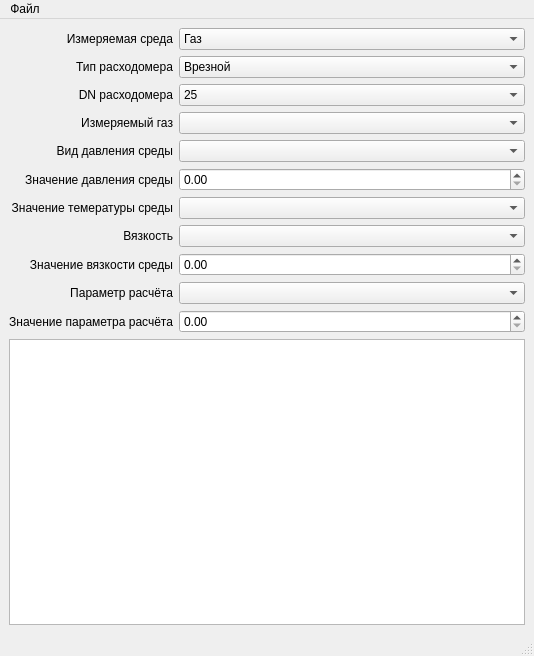
<?xml version="1.0" encoding="UTF-8"?>
<ui version="4.0">
 <class>MainWindow</class>
 <widget class="QMainWindow" name="MainWindow">
  <property name="geometry">
   <rect>
    <x>0</x>
    <y>0</y>
    <width>534</width>
    <height>656</height>
   </rect>
  </property>
  <property name="windowTitle">
   <string>MainWindow</string>
  </property>
  <widget class="QWidget" name="centralwidget">
   <layout class="QGridLayout" name="gridLayout" columnstretch="0,1">
    <item row="0" column="0">
     <widget class="QLabel" name="lblMeasMed">
      <property name="text">
       <string>Измеряемая среда</string>
      </property>
      <property name="alignment">
       <set>Qt::AlignRight|Qt::AlignTrailing|Qt::AlignVCenter</set>
      </property>
     </widget>
    </item>
    <item row="0" column="1">
     <widget class="QComboBox" name="cbxMeasuredMedium">
      <item>
       <property name="text">
        <string>Газ</string>
       </property>
      </item>
      <item>
       <property name="text">
        <string>Вода</string>
       </property>
      </item>
      <item>
       <property name="text">
        <string>Пар</string>
       </property>
      </item>
      <item>
       <property name="text">
        <string>Вязкая жикость</string>
       </property>
      </item>
     </widget>
    </item>
    <item row="1" column="0">
     <widget class="QLabel" name="lblTypeFlowmeter">
      <property name="text">
       <string>Тип расходомера</string>
      </property>
      <property name="alignment">
       <set>Qt::AlignRight|Qt::AlignTrailing|Qt::AlignVCenter</set>
      </property>
     </widget>
    </item>
    <item row="1" column="1">
     <widget class="QComboBox" name="cbxTypeFlowmeter">
      <item>
       <property name="text">
        <string>Врезной</string>
       </property>
      </item>
      <item>
       <property name="text">
        <string>Зондовый</string>
       </property>
      </item>
     </widget>
    </item>
    <item row="2" column="0">
     <widget class="QLabel" name="lblDn">
      <property name="text">
       <string>DN расходомера</string>
      </property>
      <property name="alignment">
       <set>Qt::AlignRight|Qt::AlignTrailing|Qt::AlignVCenter</set>
      </property>
     </widget>
    </item>
    <item row="2" column="1">
     <widget class="QComboBox" name="cbxDn">
      <item>
       <property name="text">
        <string>25</string>
       </property>
      </item>
      <item>
       <property name="text">
        <string>32</string>
       </property>
      </item>
      <item>
       <property name="text">
        <string>40</string>
       </property>
      </item>
      <item>
       <property name="text">
        <string>50</string>
       </property>
      </item>
      <item>
       <property name="text">
        <string>65</string>
       </property>
      </item>
      <item>
       <property name="text">
        <string>80</string>
       </property>
      </item>
      <item>
       <property name="text">
        <string>100</string>
       </property>
      </item>
      <item>
       <property name="text">
        <string>150</string>
       </property>
      </item>
      <item>
       <property name="text">
        <string>200</string>
       </property>
      </item>
      <item>
       <property name="text">
        <string>250</string>
       </property>
      </item>
      <item>
       <property name="text">
        <string>300</string>
       </property>
      </item>
     </widget>
    </item>
    <item row="3" column="0">
     <widget class="QLabel" name="lblMeasGas">
      <property name="text">
       <string>Измеряемый газ</string>
      </property>
      <property name="alignment">
       <set>Qt::AlignRight|Qt::AlignTrailing|Qt::AlignVCenter</set>
      </property>
      <property name="canHidden" stdset="0">
       <bool>true</bool>
      </property>
     </widget>
    </item>
    <item row="3" column="1">
     <widget class="QComboBox" name="cbxMeasGas">
      <property name="canHidden" stdset="0">
       <bool>true</bool>
      </property>
     </widget>
    </item>
    <item row="4" column="0">
     <widget class="QLabel" name="lblTypeOfPressure">
      <property name="text">
       <string>Вид давления среды</string>
      </property>
      <property name="alignment">
       <set>Qt::AlignRight|Qt::AlignTrailing|Qt::AlignVCenter</set>
      </property>
      <property name="canHidden" stdset="0">
       <bool>true</bool>
      </property>
     </widget>
    </item>
    <item row="4" column="1">
     <widget class="QComboBox" name="cbxTypeOfPressure">
      <property name="canHidden" stdset="0">
       <bool>true</bool>
      </property>
     </widget>
    </item>
    <item row="5" column="0">
     <widget class="QLabel" name="lblPressure">
      <property name="text">
       <string>Значение давления среды</string>
      </property>
      <property name="alignment">
       <set>Qt::AlignRight|Qt::AlignTrailing|Qt::AlignVCenter</set>
      </property>
      <property name="canHidden" stdset="0">
       <bool>true</bool>
      </property>
     </widget>
    </item>
    <item row="5" column="1">
     <widget class="QDoubleSpinBox" name="dsbxPressure">
      <property name="maximum">
       <double>100.000000000000000</double>
      </property>
      <property name="canHidden" stdset="0">
       <bool>true</bool>
      </property>
     </widget>
    </item>
    <item row="6" column="0">
     <widget class="QLabel" name="lblTemperature">
      <property name="text">
       <string>Значение темературы среды</string>
      </property>
      <property name="alignment">
       <set>Qt::AlignRight|Qt::AlignTrailing|Qt::AlignVCenter</set>
      </property>
      <property name="canHidden" stdset="0">
       <bool>true</bool>
      </property>
     </widget>
    </item>
    <item row="6" column="1">
     <widget class="QComboBox" name="cbxTemperature">
      <property name="canHidden" stdset="0">
       <bool>true</bool>
      </property>
     </widget>
    </item>
    <item row="7" column="0">
     <widget class="QLabel" name="lblViscocityType">
      <property name="text">
       <string>Вязкость</string>
      </property>
      <property name="alignment">
       <set>Qt::AlignRight|Qt::AlignTrailing|Qt::AlignVCenter</set>
      </property>
      <property name="canHidden" stdset="0">
       <bool>true</bool>
      </property>
     </widget>
    </item>
    <item row="7" column="1">
     <widget class="QComboBox" name="cbxViscocityType">
      <property name="canHidden" stdset="0">
       <bool>true</bool>
      </property>
     </widget>
    </item>
    <item row="8" column="0">
     <widget class="QLabel" name="lblViscocity">
      <property name="text">
       <string>Значение вязкости среды</string>
      </property>
      <property name="alignment">
       <set>Qt::AlignRight|Qt::AlignTrailing|Qt::AlignVCenter</set>
      </property>
      <property name="canHidden" stdset="0">
       <bool>true</bool>
      </property>
     </widget>
    </item>
    <item row="8" column="1">
     <widget class="QDoubleSpinBox" name="dsbxViscocity">
      <property name="maximum">
       <double>100.000000000000000</double>
      </property>
      <property name="canHidden" stdset="0">
       <bool>true</bool>
      </property>
     </widget>
    </item>
    <item row="9" column="0">
     <widget class="QLabel" name="lblParamCalc">
      <property name="text">
       <string>Параметр расчёта</string>
      </property>
      <property name="alignment">
       <set>Qt::AlignRight|Qt::AlignTrailing|Qt::AlignVCenter</set>
      </property>
      <property name="canHidden" stdset="0">
       <bool>true</bool>
      </property>
     </widget>
    </item>
    <item row="9" column="1">
     <widget class="QComboBox" name="cbxParamCalc">
      <property name="canHidden" stdset="0">
       <bool>true</bool>
      </property>
     </widget>
    </item>
    <item row="10" column="0">
     <widget class="QLabel" name="lblValueOfParamCalc">
      <property name="text">
       <string>Значение параметра расчёта</string>
      </property>
      <property name="alignment">
       <set>Qt::AlignRight|Qt::AlignTrailing|Qt::AlignVCenter</set>
      </property>
      <property name="canHidden" stdset="0">
       <bool>true</bool>
      </property>
     </widget>
    </item>
    <item row="10" column="1">
     <widget class="QDoubleSpinBox" name="dsbxOfParamCalcDouble">
      <property name="maximum">
       <double>20000.000000000000000</double>
      </property>
      <property name="canHidden" stdset="0">
       <bool>true</bool>
      </property>
     </widget>
    </item>
    <item row="11" column="0" colspan="2">
     <widget class="QTableView" name="tableView"/>
    </item>
   </layout>
  </widget>
  <widget class="QMenuBar" name="menubar">
   <property name="geometry">
    <rect>
     <x>0</x>
     <y>0</y>
     <width>534</width>
     <height>22</height>
    </rect>
   </property>
   <widget class="QMenu" name="menu">
    <property name="title">
     <string>Файл</string>
    </property>
    <addaction name="separator"/>
    <addaction name="Quit"/>
   </widget>
   <addaction name="menu"/>
  </widget>
  <widget class="QStatusBar" name="statusbar"/>
  <action name="Quit">
   <property name="text">
    <string>Выход</string>
   </property>
  </action>
 </widget>
 <resources/>
 <connections>
  <connection>
   <sender>Quit</sender>
   <signal>triggered()</signal>
   <receiver>MainWindow</receiver>
   <slot>close()</slot>
   <hints>
    <hint type="sourcelabel">
     <x>-1</x>
     <y>-1</y>
    </hint>
    <hint type="destinationlabel">
     <x>399</x>
     <y>299</y>
    </hint>
   </hints>
  </connection>
 </connections>
</ui>
